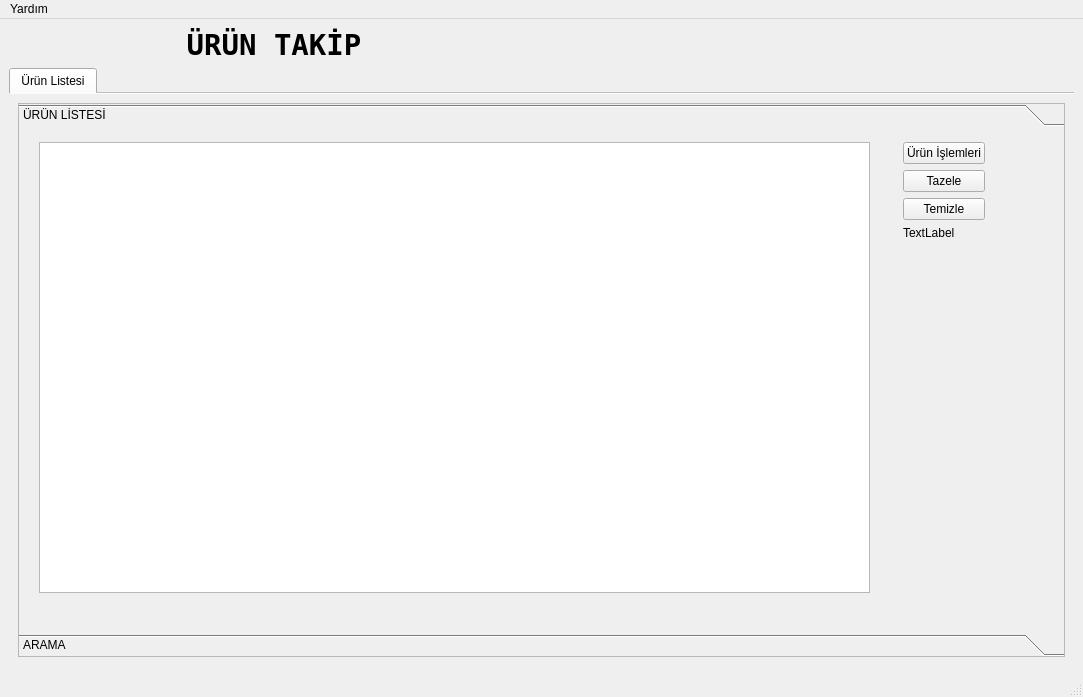
<?xml version="1.0" encoding="UTF-8"?>
<ui version="4.0">
 <class>frmAna</class>
 <widget class="QMainWindow" name="frmAna">
  <property name="geometry">
   <rect>
    <x>0</x>
    <y>0</y>
    <width>1083</width>
    <height>697</height>
   </rect>
  </property>
  <property name="windowTitle">
   <string>Product Management Tool</string>
  </property>
  <property name="windowOpacity">
   <double>0.000000000000000</double>
  </property>
  <widget class="QWidget" name="centralwidget">
   <layout class="QGridLayout" name="gridLayout_2">
    <item row="5" column="0" colspan="2">
     <widget class="QTabWidget" name="twMain">
      <property name="currentIndex">
       <number>0</number>
      </property>
      <property name="elideMode">
       <enum>Qt::ElideNone</enum>
      </property>
      <property name="usesScrollButtons">
       <bool>true</bool>
      </property>
      <property name="documentMode">
       <bool>true</bool>
      </property>
      <property name="tabsClosable">
       <bool>false</bool>
      </property>
      <property name="movable">
       <bool>true</bool>
      </property>
      <property name="tabBarAutoHide">
       <bool>false</bool>
      </property>
      <widget class="QWidget" name="tab">
       <attribute name="title">
        <string>Ürün Listesi</string>
       </attribute>
       <layout class="QGridLayout" name="gridLayout">
        <item row="0" column="0">
         <widget class="QToolBox" name="toolBox">
          <property name="cursor">
           <cursorShape>ArrowCursor</cursorShape>
          </property>
          <property name="focusPolicy">
           <enum>Qt::StrongFocus</enum>
          </property>
          <property name="autoFillBackground">
           <bool>true</bool>
          </property>
          <property name="frameShape">
           <enum>QFrame::StyledPanel</enum>
          </property>
          <property name="frameShadow">
           <enum>QFrame::Raised</enum>
          </property>
          <property name="lineWidth">
           <number>3</number>
          </property>
          <property name="midLineWidth">
           <number>1</number>
          </property>
          <property name="currentIndex">
           <number>0</number>
          </property>
          <widget class="QWidget" name="page">
           <property name="geometry">
            <rect>
             <x>0</x>
             <y>0</y>
             <width>1045</width>
             <height>459</height>
            </rect>
           </property>
           <attribute name="label">
            <string>ÜRÜN LİSTESİ</string>
           </attribute>
           <widget class="QWidget" name="">
            <property name="geometry">
             <rect>
              <x>860</x>
              <y>10</y>
              <width>152</width>
              <height>449</height>
             </rect>
            </property>
            <layout class="QVBoxLayout" name="verticalLayout">
             <property name="sizeConstraint">
              <enum>QLayout::SetFixedSize</enum>
             </property>
             <property name="leftMargin">
              <number>24</number>
             </property>
             <item>
              <widget class="QPushButton" name="btnProductOperations">
               <property name="text">
                <string>Ürün İşlemleri</string>
               </property>
              </widget>
             </item>
             <item>
              <widget class="QPushButton" name="btnRefresh_2">
               <property name="text">
                <string>Tazele</string>
               </property>
              </widget>
             </item>
             <item>
              <widget class="QPushButton" name="btnClear_2">
               <property name="text">
                <string>Temizle</string>
               </property>
              </widget>
             </item>
             <item>
              <widget class="QLabel" name="lblProductInfo">
               <property name="text">
                <string>TextLabel</string>
               </property>
              </widget>
             </item>
             <item>
              <spacer name="verticalSpacer">
               <property name="orientation">
                <enum>Qt::Vertical</enum>
               </property>
               <property name="sizeType">
                <enum>QSizePolicy::Minimum</enum>
               </property>
               <property name="sizeHint" stdset="0">
                <size>
                 <width>20</width>
                 <height>40</height>
                </size>
               </property>
              </spacer>
             </item>
            </layout>
           </widget>
           <widget class="QWidget" name="">
            <property name="geometry">
             <rect>
              <x>20</x>
              <y>10</y>
              <width>831</width>
              <height>451</height>
             </rect>
            </property>
            <layout class="QGridLayout" name="gridLayout_3">
             <item row="0" column="0">
              <widget class="QTableView" name="tblProducts"/>
             </item>
            </layout>
           </widget>
          </widget>
          <widget class="QWidget" name="page_2">
           <property name="geometry">
            <rect>
             <x>0</x>
             <y>0</y>
             <width>1045</width>
             <height>459</height>
            </rect>
           </property>
           <attribute name="label">
            <string>ARAMA</string>
           </attribute>
           <widget class="QGroupBox" name="groupBox_6">
            <property name="geometry">
             <rect>
              <x>150</x>
              <y>40</y>
              <width>211</width>
              <height>111</height>
             </rect>
            </property>
            <property name="title">
             <string/>
            </property>
            <widget class="QCheckBox" name="cbSearchByBarkod">
             <property name="geometry">
              <rect>
               <x>16</x>
               <y>33</y>
               <width>100</width>
               <height>24</height>
              </rect>
             </property>
             <property name="text">
              <string>Barkod ile</string>
             </property>
            </widget>
            <widget class="QLineEdit" name="txtSearchByBarkod">
             <property name="geometry">
              <rect>
               <x>20</x>
               <y>60</y>
               <width>151</width>
               <height>26</height>
              </rect>
             </property>
            </widget>
           </widget>
           <widget class="QGroupBox" name="groupBox">
            <property name="geometry">
             <rect>
              <x>380</x>
              <y>40</y>
              <width>211</width>
              <height>111</height>
             </rect>
            </property>
            <property name="title">
             <string/>
            </property>
            <widget class="QComboBox" name="cbSearchByNamePattern">
             <property name="geometry">
              <rect>
               <x>10</x>
               <y>70</y>
               <width>130</width>
               <height>26</height>
              </rect>
             </property>
             <property name="currentText">
              <string>ile birebir aynı</string>
             </property>
             <item>
              <property name="text">
               <string>ile birebir aynı</string>
              </property>
             </item>
             <item>
              <property name="text">
               <string>ile başlayan</string>
              </property>
             </item>
             <item>
              <property name="text">
               <string>ile biten</string>
              </property>
             </item>
            </widget>
            <widget class="QCheckBox" name="cbSearchByName">
             <property name="geometry">
              <rect>
               <x>10</x>
               <y>20</y>
               <width>111</width>
               <height>24</height>
              </rect>
             </property>
             <property name="text">
              <string>Ürün Adı ile</string>
             </property>
            </widget>
            <widget class="QLineEdit" name="txtSearchByName">
             <property name="geometry">
              <rect>
               <x>10</x>
               <y>40</y>
               <width>176</width>
               <height>26</height>
              </rect>
             </property>
            </widget>
           </widget>
           <widget class="QGroupBox" name="groupBox_4">
            <property name="geometry">
             <rect>
              <x>150</x>
              <y>160</y>
              <width>211</width>
              <height>181</height>
             </rect>
            </property>
            <property name="title">
             <string/>
            </property>
            <widget class="QCheckBox" name="cbSearchByPricePurchase">
             <property name="geometry">
              <rect>
               <x>10</x>
               <y>50</y>
               <width>96</width>
               <height>24</height>
              </rect>
             </property>
             <property name="text">
              <string>Alış Fiyatı</string>
             </property>
            </widget>
            <widget class="QDoubleSpinBox" name="dsbSearchByPricePurchase">
             <property name="geometry">
              <rect>
               <x>120</x>
               <y>50</y>
               <width>78</width>
               <height>27</height>
              </rect>
             </property>
            </widget>
            <widget class="QComboBox" name="cbSearchByPricePurchasePattern">
             <property name="geometry">
              <rect>
               <x>50</x>
               <y>80</y>
               <width>147</width>
               <height>26</height>
              </rect>
             </property>
             <item>
              <property name="text">
               <string>TL' den daha az</string>
              </property>
             </item>
             <item>
              <property name="text">
               <string>TL' den daha fazla</string>
              </property>
             </item>
            </widget>
            <widget class="QCheckBox" name="cbSearchByPriceSale">
             <property name="geometry">
              <rect>
               <x>10</x>
               <y>120</y>
               <width>108</width>
               <height>24</height>
              </rect>
             </property>
             <property name="text">
              <string>Satış Fiyatı</string>
             </property>
            </widget>
            <widget class="QComboBox" name="cbSearchByPriceSalePattern">
             <property name="geometry">
              <rect>
               <x>50</x>
               <y>140</y>
               <width>147</width>
               <height>26</height>
              </rect>
             </property>
             <item>
              <property name="text">
               <string>TL' den daha az</string>
              </property>
             </item>
             <item>
              <property name="text">
               <string>TL' den daha fazla</string>
              </property>
             </item>
            </widget>
            <widget class="QDoubleSpinBox" name="dsbSearchByPriceSale">
             <property name="geometry">
              <rect>
               <x>120</x>
               <y>110</y>
               <width>78</width>
               <height>27</height>
              </rect>
             </property>
            </widget>
            <widget class="QCheckBox" name="cbSearchByPrice">
             <property name="geometry">
              <rect>
               <x>10</x>
               <y>30</y>
               <width>84</width>
               <height>24</height>
              </rect>
             </property>
             <property name="text">
              <string>Fiyat ile</string>
             </property>
            </widget>
           </widget>
           <widget class="QGroupBox" name="groupBox_2">
            <property name="geometry">
             <rect>
              <x>400</x>
              <y>190</y>
              <width>421</width>
              <height>151</height>
             </rect>
            </property>
            <property name="title">
             <string/>
            </property>
            <widget class="QCheckBox" name="cbSearchByDate">
             <property name="geometry">
              <rect>
               <x>10</x>
               <y>30</y>
               <width>85</width>
               <height>24</height>
              </rect>
             </property>
             <property name="text">
              <string>Tarih ile</string>
             </property>
            </widget>
            <widget class="QDateTimeEdit" name="dteSearchByDateAddMin">
             <property name="geometry">
              <rect>
               <x>10</x>
               <y>80</y>
               <width>173</width>
               <height>27</height>
              </rect>
             </property>
            </widget>
            <widget class="QDateTimeEdit" name="dteSearchByDateAddMax">
             <property name="geometry">
              <rect>
               <x>10</x>
               <y>110</y>
               <width>173</width>
               <height>27</height>
              </rect>
             </property>
            </widget>
            <widget class="QDateTimeEdit" name="dteSearchByDateUpdateMin">
             <property name="geometry">
              <rect>
               <x>230</x>
               <y>80</y>
               <width>173</width>
               <height>27</height>
              </rect>
             </property>
            </widget>
            <widget class="QDateTimeEdit" name="dteSearchByDateUpdateMax">
             <property name="geometry">
              <rect>
               <x>230</x>
               <y>110</y>
               <width>173</width>
               <height>27</height>
              </rect>
             </property>
            </widget>
            <widget class="QCheckBox" name="cbSearchByDateAdd">
             <property name="geometry">
              <rect>
               <x>10</x>
               <y>60</y>
               <width>126</width>
               <height>24</height>
              </rect>
             </property>
             <property name="text">
              <string>Ekleme Tarihi</string>
             </property>
            </widget>
            <widget class="QCheckBox" name="cbSearchByDateUpdate">
             <property name="geometry">
              <rect>
               <x>230</x>
               <y>60</y>
               <width>152</width>
               <height>24</height>
              </rect>
             </property>
             <property name="text">
              <string>Değiştirme Tarihi</string>
             </property>
            </widget>
           </widget>
           <widget class="QGroupBox" name="groupBox_3">
            <property name="geometry">
             <rect>
              <x>610</x>
              <y>40</y>
              <width>211</width>
              <height>111</height>
             </rect>
            </property>
            <property name="title">
             <string/>
            </property>
            <widget class="QSpinBox" name="sbSearchByQuantity">
             <property name="geometry">
              <rect>
               <x>10</x>
               <y>50</y>
               <width>81</width>
               <height>27</height>
              </rect>
             </property>
            </widget>
            <widget class="QComboBox" name="cbSearchByQuantityPattern">
             <property name="geometry">
              <rect>
               <x>10</x>
               <y>80</y>
               <width>129</width>
               <height>26</height>
              </rect>
             </property>
             <item>
              <property name="text">
               <string>den daha az</string>
              </property>
             </item>
             <item>
              <property name="text">
               <string>de daha fazla</string>
              </property>
             </item>
            </widget>
            <widget class="QCheckBox" name="cbSearchByQuantity">
             <property name="geometry">
              <rect>
               <x>10</x>
               <y>30</y>
               <width>94</width>
               <height>24</height>
              </rect>
             </property>
             <property name="text">
              <string>Miktar ile</string>
             </property>
            </widget>
           </widget>
           <widget class="QWidget" name="layoutWidget_2">
            <property name="geometry">
             <rect>
              <x>430</x>
              <y>390</y>
              <width>169</width>
              <height>31</height>
             </rect>
            </property>
            <layout class="QHBoxLayout" name="horizontalLayout_2">
             <item>
              <widget class="QPushButton" name="btnSearchReset">
               <property name="text">
                <string>Sıfırla</string>
               </property>
              </widget>
             </item>
             <item>
              <widget class="QPushButton" name="btnSearch">
               <property name="text">
                <string>Ara</string>
               </property>
              </widget>
             </item>
            </layout>
           </widget>
          </widget>
         </widget>
        </item>
       </layout>
      </widget>
     </widget>
    </item>
    <item row="1" column="0">
     <widget class="QLabel" name="label">
      <property name="font">
       <font>
        <family>DejaVu Sans Mono</family>
        <pointsize>22</pointsize>
        <weight>75</weight>
        <bold>true</bold>
       </font>
      </property>
      <property name="text">
       <string>ÜRÜN TAKİP</string>
      </property>
      <property name="scaledContents">
       <bool>false</bool>
      </property>
      <property name="alignment">
       <set>Qt::AlignCenter</set>
      </property>
     </widget>
    </item>
    <item row="1" column="1">
     <widget class="QLabel" name="lblAccountInfo">
      <property name="text">
       <string/>
      </property>
     </widget>
    </item>
   </layout>
  </widget>
  <widget class="QMenuBar" name="menubar">
   <property name="geometry">
    <rect>
     <x>0</x>
     <y>0</y>
     <width>1083</width>
     <height>26</height>
    </rect>
   </property>
   <widget class="QMenu" name="menuHelp">
    <property name="title">
     <string>Yardım</string>
    </property>
    <addaction name="actAbout"/>
   </widget>
   <addaction name="menuHelp"/>
  </widget>
  <widget class="QStatusBar" name="statusbar"/>
  <action name="actAbout">
   <property name="text">
    <string>Hakkında</string>
   </property>
  </action>
  <action name="actQuit">
   <property name="text">
    <string>Çıkış</string>
   </property>
  </action>
 </widget>
 <resources/>
 <connections/>
</ui>
